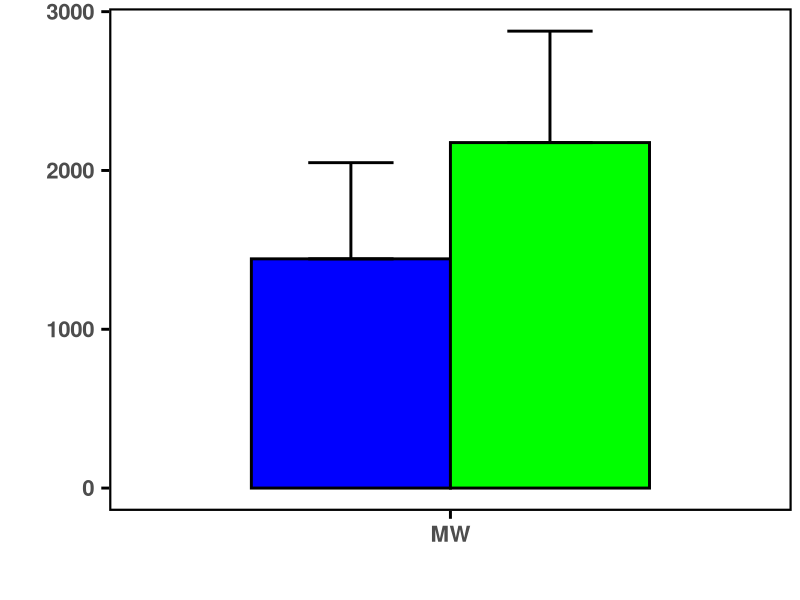
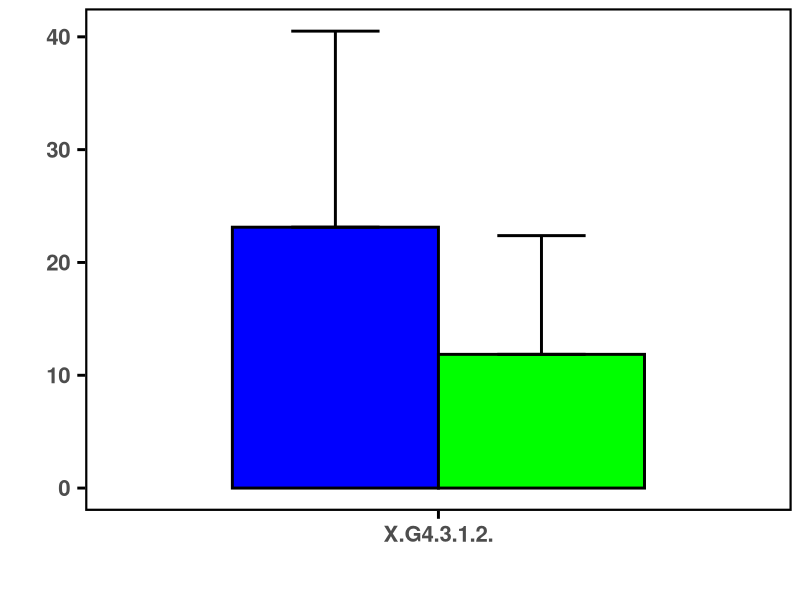
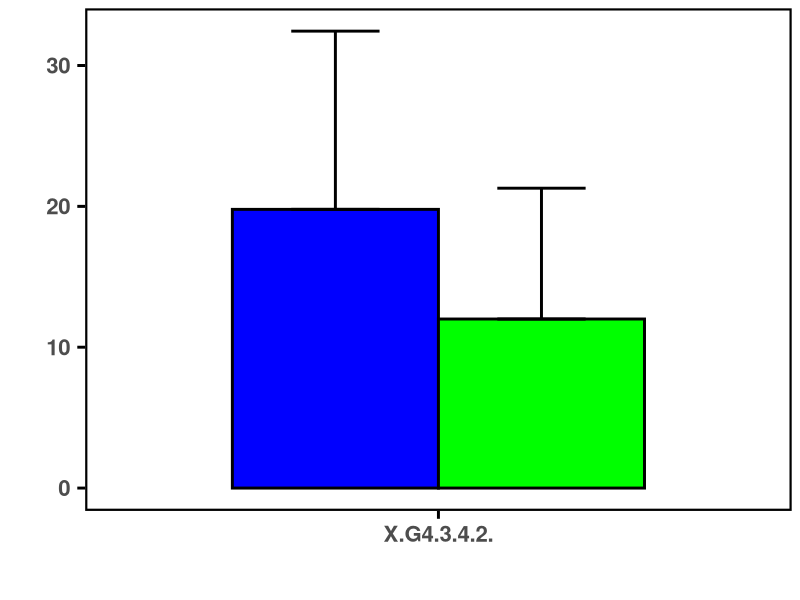
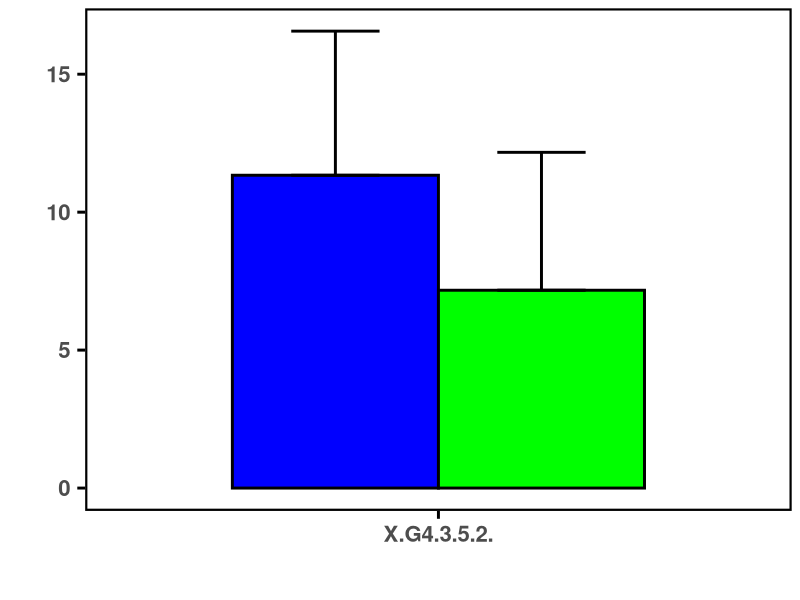
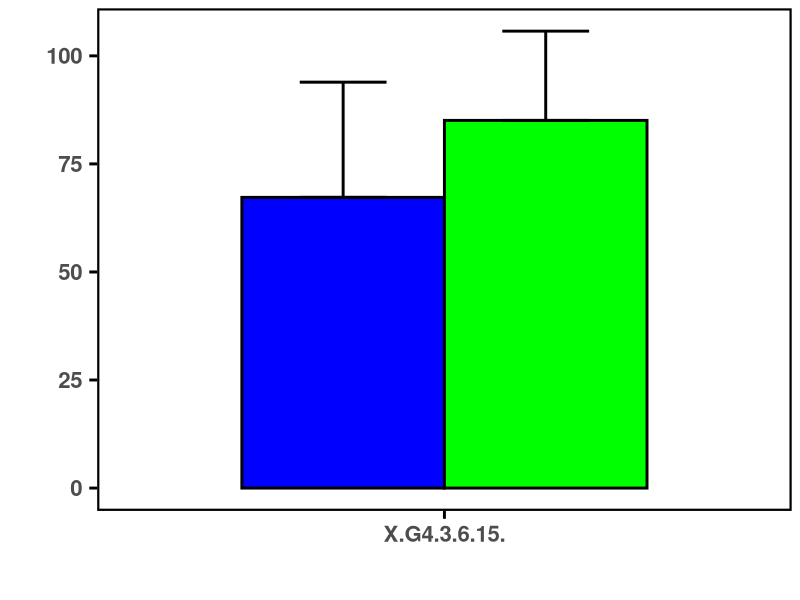
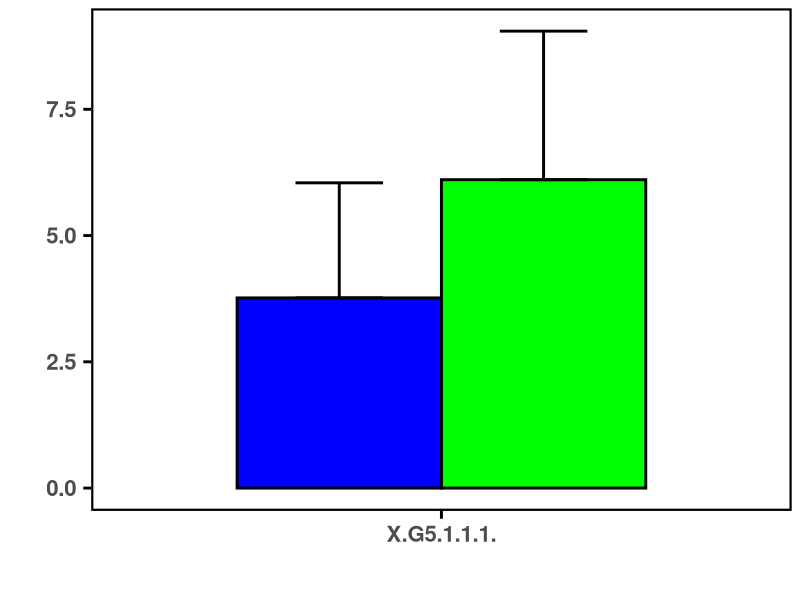
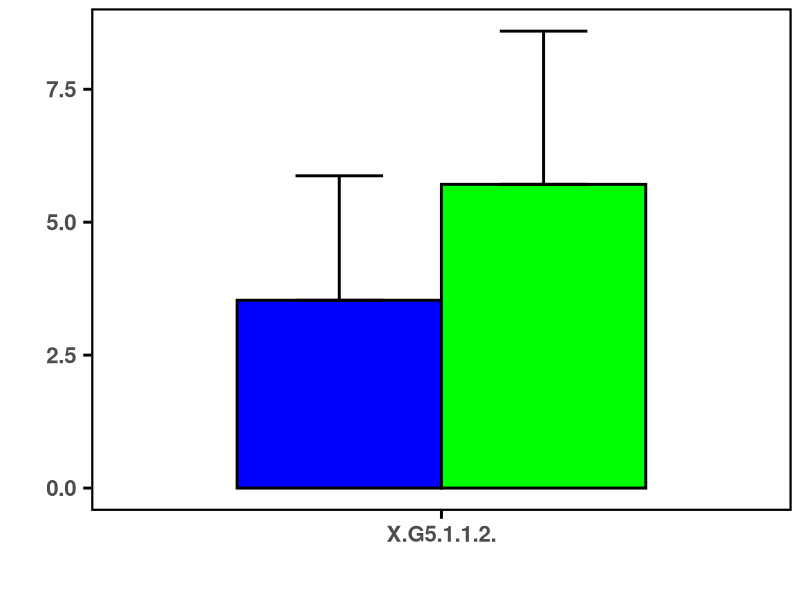
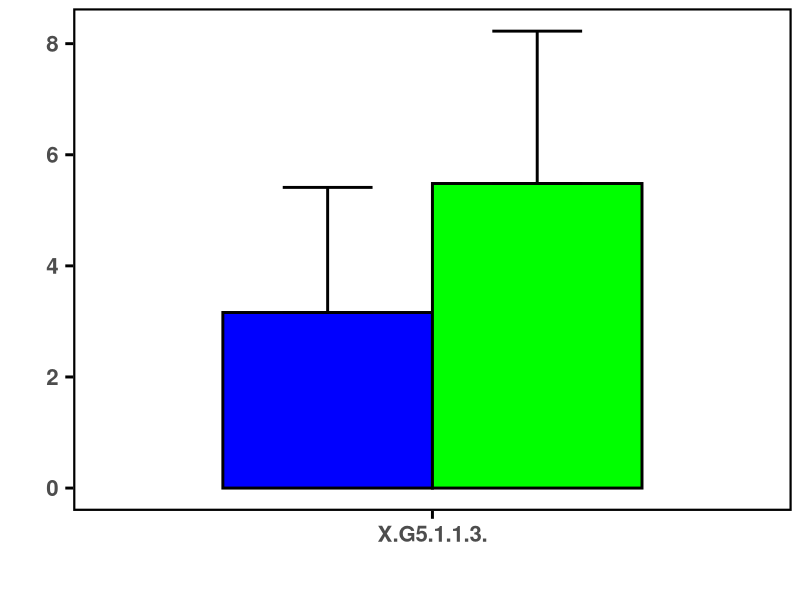

The R script that drew these images, in order:
#setwd("d:/R_test/plotting bar charts")
#setwd("~/Downloads")
this.dir <- dirname(parent.frame(2)$ofile)
setwd(this.dir)

#COLOR codes for epitope classes
#dual #ff66CC (purple)
#mono #66CCFF (cyan)
#tpos "blue"
#bpos "gree"

library(readxl)
library(ggplot2)
#library(grid)
library(gridExtra)
library(ggthemes)


df<-read_excel("tpos_vs_bpos_desc.xlsx")
df<-na.omit(df)


subplot_num=20

plots<-list()

for(i in 1:subplot_num)
  {
   df_row<-df[i,]
   formatted_df<-data.frame(matrix(ncol=4,nrow=2))
   x<-c("Descriptors","Epitope_type","Mean","Stdev")
   colnames(formatted_df)<-x
   
   #print(df_row)
   #print("\n")
   #saves the name of the descriptors for the 2 cells of first row
   formatted_df[,1]<-(df_row)[1]    #df_row$Descriptors
   #saves the epitope types (saved as column names)
   formatted_df[1,2]<-colnames(df_row)[2]
   formatted_df[2,2]<-colnames(df_row)[4]
   #saves the mean values of the epitope types
   formatted_df[1,3]<-(df_row)[2]
   formatted_df[2,3]<-(df_row)[4]
   #saves standard dev 
   formatted_df[1,4]<-(df_row)[3]
   formatted_df[2,4]<-(df_row)[5]
   
   
   #print(formatted_df)
   #print(" ")
   #line<-readline()
   #reordering the epitope types to the order as their row index so that ggplots plots
   #the bars the way they appear in the df
   formatted_df$Epitope_type<-as.factor(formatted_df$Epitope_type)
   formatted_df$Epitope_type<-factor(formatted_df$Epitope_type, levels=formatted_df$Epitope_type[order(as.numeric(rownames(df)))])
  
   #this shows the variable classes of the dataframe
   #str(formatted_df)
   
   dodge<-position_dodge(width=0.7)
   limits<-aes(ymax=formatted_df$Mean + (formatted_df$Mean>0)*formatted_df$Stdev, ymin=formatted_df$Mean - (formatted_df$Mean<0)*formatted_df$Stdev)
    
   #p<-ggplot(data=formatted_df,aes(x=Descriptors,y=Mean, fill=Epitope_type))
   p<-ggplot(data=formatted_df,aes(x=Descriptors,y=Mean, fill=Epitope_type))
                                                                                #adjust this for size of frame around bar
   p<-p + geom_bar(stat="identity", position = dodge, width = 0.7,colour="black",size=1)
   
   p<-p + scale_fill_manual("legend",values=c("blue","green"))
   #dual #ff66CC (purple)
   #mono #66CCFF (cyan)
   #tpos "blue"
   #bpos "green"
   
   p<-p + geom_errorbar(limits, position = dodge, width =0.3,size=1)
   
   
   p <- p + labs(x = " ", y = " ")
   p <- p + theme_few()
   p <- p + theme(legend.position="none")
   
   #adjusts the text size
   p <- p + theme(text=element_text(face="bold",size=20))
   
   #ignore this one for now
   #p <- p + theme(axis.line = element_line(size= 0.5, colour="black"))
   
   #adjusts the text distances from the axis, adjust the first numerical parameter
   p <- p + theme(axis.text.x = element_text(margin=margin(5,5,10,5,"pt")),
            axis.text.y = element_text(margin=margin(5,5,10,5,"pt")))
   
   #adjusts the frame around the picture
   p <- p + theme(panel.border = element_rect(colour = "black", fill=NA, size=1.5))
   
   #adjest  of the tick marks
   p <- p + theme(axis.ticks.length = unit(.2, "cm"), axis.ticks = element_line(size = 1, colour="black")) 
   
  # print(p)
   
   plots[[i]]<-p

    
#this part saves the pictures to file   
   filename=paste0("tpos_vs_bpos", i, ".pdf")
   pdf(filename)
   print(p)
   dev.off()
   
  }


#do.call(grid.arrange(arrangeGrob(c(plots, ncol=5))))
#grid.arrange(arrangeGrobs(plots))


#this part attempts to save multiple plots together. Note that grid.arrange can be used with the whole plot vector instead of individual elements of it.
#the plotting together works up to 8 subplots. More will result in errornous display that are not corrigible with scaling the picture and is
#the error is retained inside the saved image file. Irrelevant of the file format (e.g. png, pdf)

#grid.arrange(plots[[1]],plots[[2]],plots[[3]],nrow=1,ncol=3) 
#pdf("plot.pdf")
#do.call("grid.arrange",c(plots,nrow=1))#,nrow=1,ncol=length(plots)))
#dev.off()